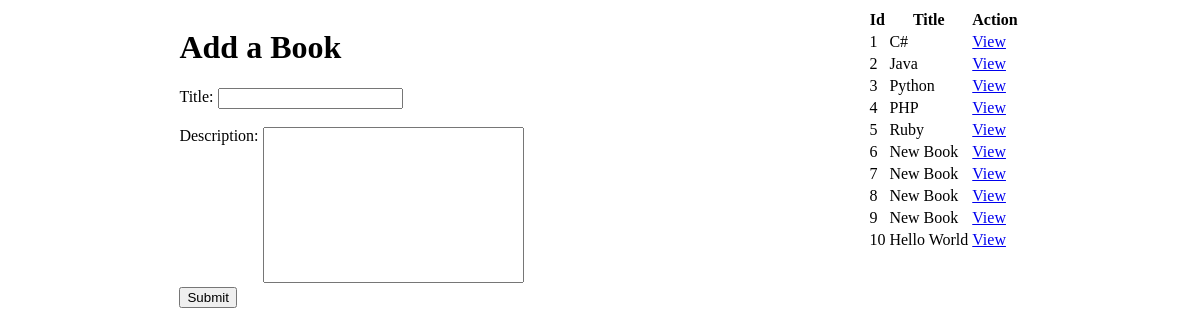
The page / on the database its author committed.
### bookAuthors/models.py (models this page shows)
class book(models.Model):
    title = models.CharField(max_length=255)
    desc = models.TextField()
    created_at = models.DateTimeField(auto_now_add=True)
    updated_at = models.DateTimeField(auto_now=True)

### bookAuthors/views.py (the view)
# urls.py: path('', views.index),
def index(request):
    context = {
        "books" : book.objects.all(),
        "authors" : author.objects.all()
    }
    return render(request, "index.html", context)

### bookAuthors/templates/index.html (shortened to what this page needs)
<!DOCTYPE html>
<html lang="en">
<head>
    {% load static %}
    <link rel="stylesheet" type="text/css" href="{% static 'css/style.css' %}">
</head>
<body>
    <div class=container>
        <div class="addBook">
            <h1>Add a Book</h1>
            <form action="addBook/" method="post">
                <label for="title">Title:</label>
                <input type="text" id="title" name="title"><br><br>
                <label for="desc">Description:</label>
                <textarea name="desc" rows="10" cols="30"></textarea><br>
                <input type="submit" value="Submit">
            </form>
        </div>
        <div class="viewBooks">
            <table style="width:100%">
                <tr>
                  <th>Id</th>
                  <th>Title</th>
                  <th>Action</th>
                </tr>
                {% for book in books %}
                <tr>
                  <td>{{book.id}}</td>
                  <td>{{book.title}}</td>
                  <td><a href="books/{{book.id}}/">View</a></td>
                </tr>
                {% endfor %}
              </table>
        </div>
    </div>
</body>
</html>

### bookAuthors/static/css/style.css (style rules this page uses)
.container { display: flex; justify-content: space-around; flex-wrap: wrap; }
label { vertical-align: top; }
textarea { resize: none; vertical-align: baseline; }

### rows shown on the page
book: id "1", title "C#"
book: id "2", title "Java"
book: id "3", title "Python"
book: id "4", title "PHP"
book: id "5", title "Ruby"
book: id "6", title "New Book"
book: id "7", title "New Book"
book: id "8", title "New Book"
book: id "9", title "New Book"
book: id "10", title "Hello World"
